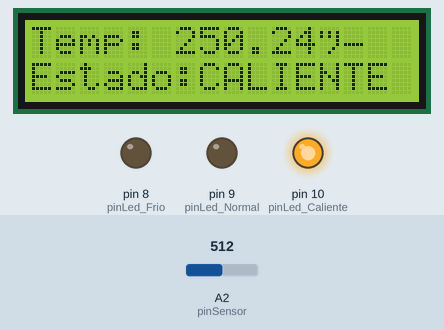
This sketch was run on a simulated Arduino Uno, built with avr-gcc and run on an emulated ATmega328P. Shown: 16×2 character LCD, output pins drawn as LEDs (lit = HIGH). Inputs (shaded band) come from the test bench; at power-on: A2 (pinSensor) = 512. What the sketch prints to the serial monitor is not drawn.

Above: at 1.6 s.
1.7 s: A2 (pinSensor) set to 68
At 3.2 s:
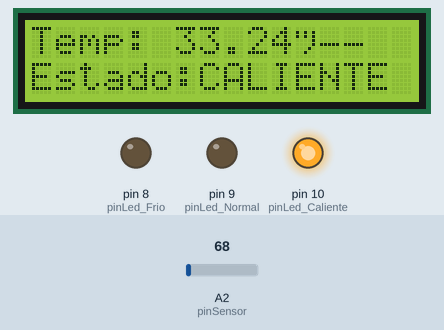
3.5 s: A2 (pinSensor) set to 56
At 4.7 s:
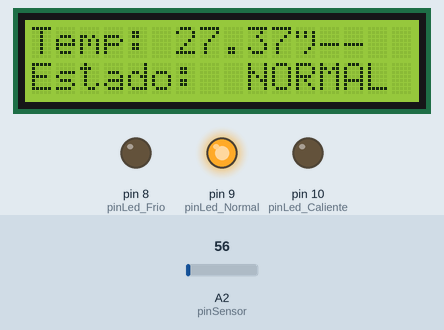
5.5 s: A2 (pinSensor) set to 0
At 7.4 s:
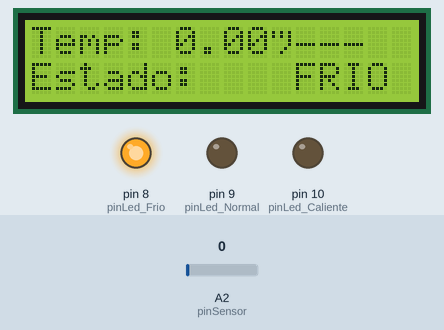
Timing chart, 0 to 8.9 s (numbered marks = the images above; inputs shaded):
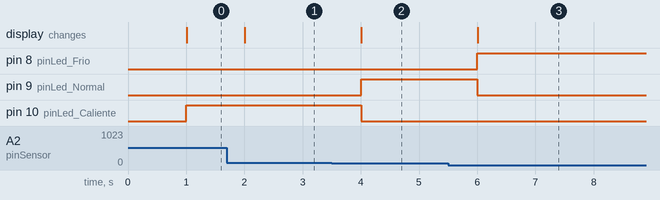

The sketch:

APE6.ino
```cpp
#include <LiquidCrystal.h>

LiquidCrystal lcd(12, 11, 5, 4, 3, 2);

const int pinSensor = A2;

const int pinLed_Caliente = 10;
const int pinLed_Normal= 9;
const int pinLed_Frio=8;

const int caliente = 30;
const int normal = 20;


unsigned long tiempoAnterior = 0;
const unsigned long intervalo = 1000;

int valorSensor = 0;
float temperatura = 0;

enum Estados { FRIO, NORMAL, CALIENTE };
Estados estadoActual = NORMAL;

void setup() {
  lcd.begin(16, 2);

  pinMode(pinLed_Caliente, OUTPUT);
  pinMode(pinLed_Normal, OUTPUT);
  pinMode(pinLed_Frio, OUTPUT);
  Serial.begin(9600);
}

float leetemp(void);

void loop() {
  unsigned long tiempoActual = millis();
  if(tiempoActual - tiempoAnterior >= intervalo){
  	tiempoAnterior = tiempoActual;
    temperatura = leetemp();
  	lcd.setCursor(0, 0);
  	lcd.print("Temp: ");
  	lcd.print(temperatura);
  	lcd.print("°");
    Serial.println(temperatura);
  // comparamos el valor de la temperatura
    //Caliente
		if (temperatura > caliente){
 			 digitalWrite(pinLed_Caliente, HIGH);
 			 digitalWrite(pinLed_Normal, LOW);
 			 digitalWrite(pinLed_Frio, LOW);
          	 estadoActual=CALIENTE;
          	 mostarEstado();
        // Normal
 		 }else if(temperatura >= normal && temperatura < caliente){
  				digitalWrite(pinLed_Normal, HIGH);
    			digitalWrite(pinLed_Caliente, LOW);
  				digitalWrite(pinLed_Frio, LOW);
        	    estadoActual=NORMAL;
          		mostarEstado();
 		 } // Frio
     else
       {
 			   digitalWrite(pinLed_Frio, HIGH);
    		   digitalWrite(pinLed_Normal, LOW);
  			   digitalWrite(pinLed_Caliente, LOW);
          	   estadoActual=FRIO;
          	   mostarEstado();
  			}
  }
}

float leetemp(void) {
  int valorSensor=0;
  valorSensor = analogRead(pinSensor);
 Serial.println(valorSensor);

  float celsius = (valorSensor / 1023.0) *500;
  return celsius;
}

void mostarEstado(){
	switch (estadoActual) {

    case NORMAL:

      lcd.setCursor(0, 1);

      lcd.print("Estado:  NORMAL");
      break;

    case CALIENTE:


      lcd.setCursor(0, 1);

      lcd.print("Estado:CALIENTE");
      break;

    case FRIO:

      lcd.setCursor(0, 1);

      lcd.print("Estado:    FRIO");
      break;
  }
}
```

Measured:
- the behaviour switches between 62 and 61 on A2 (pinSensor) (found by bisection; images 1 and 2)
- after the input at 1.7 s, the display: changes after 0.31 s (image 1)
- after the input at 3.5 s, pin 9 (pinLed_Normal): LOW → HIGH after 0.50 s; pin 10 (pinLed_Caliente): HIGH → LOW after 0.50 s; the display: changes after 0.51 s (image 2)
- after the input at 5.5 s, pin 8 (pinLed_Frio): LOW → HIGH after 0.50 s; pin 9 (pinLed_Normal): HIGH → LOW after 0.50 s; the display: changes after 0.51 s (image 3)
